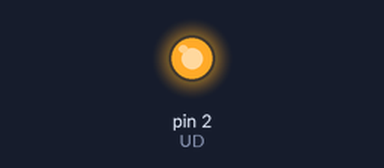
A sketch run on a simulated Arduino Uno, built with avr-gcc and run on an emulated ATmega328P. Parts: output pins drawn as LEDs (lit = HIGH). Pins used as bus, display or sensor lines are not drawn.

Above: at 1.0 s.
At 3.0 s:
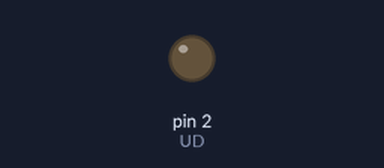
Timing chart, 0 to 5.2 s (numbered marks = the images above):
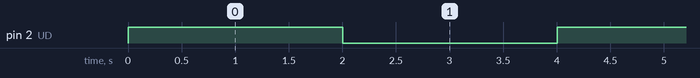

Measured:
- by itself, pin 2 (UD): alternates HIGH for 2.0 s and LOW for 2.0 s

The sketch:

potentiometr-_1.ino
```cpp
#define UD  2                          // выходы к которым подключен модуль
#define INC 3
#define CS  4

void up(){                            // поднимает ползунок в верх на 1 ступень
  digitalWrite(UD, HIGH);             // на U/D подаем единицу
  digitalWrite(INC, HIGH);            // и на INC тоже
  digitalWrite(CS, LOW);              // включаем микросхему
 // delayMicroseconds(1);               // ждем
  digitalWrite(INC, LOW);             // дергаем вход INC
 // delayMicroseconds(1);
  //digitalWrite(INC, HIGH);
 // delayMicroseconds(1);
 // digitalWrite(INC, LOW);                  // в этом случаи положение ползунка записано не будет
  digitalWrite(CS, HIGH);             // выключаем микросхему и записываем положение в EEPROM
}

void down(){                          // опускаем ползунок в верх на 1 ступень
  digitalWrite(UD, LOW);
  digitalWrite(INC, HIGH);
  digitalWrite(CS, LOW);
  //delayMicroseconds(1);
  digitalWrite(INC, LOW);
 // delayMicroseconds(1);
 // digitalWrite(INC, HIGH);
 // delayMicroseconds(1);

  digitalWrite(CS, HIGH);
}

void setup() {
  Serial.begin(9600);

  pinMode(INC, OUTPUT);
  pinMode(UD, OUTPUT);
  pinMode(CS, OUTPUT);
  digitalWrite(CS, HIGH);                         // выключаем микросхему
}

void loop() {

 for(int i =0;i<100;i++){
  up();
  delay(20);
 }

 for(int i =0;i<100;i++){
  down();
  delay(20);
 }

}
```
